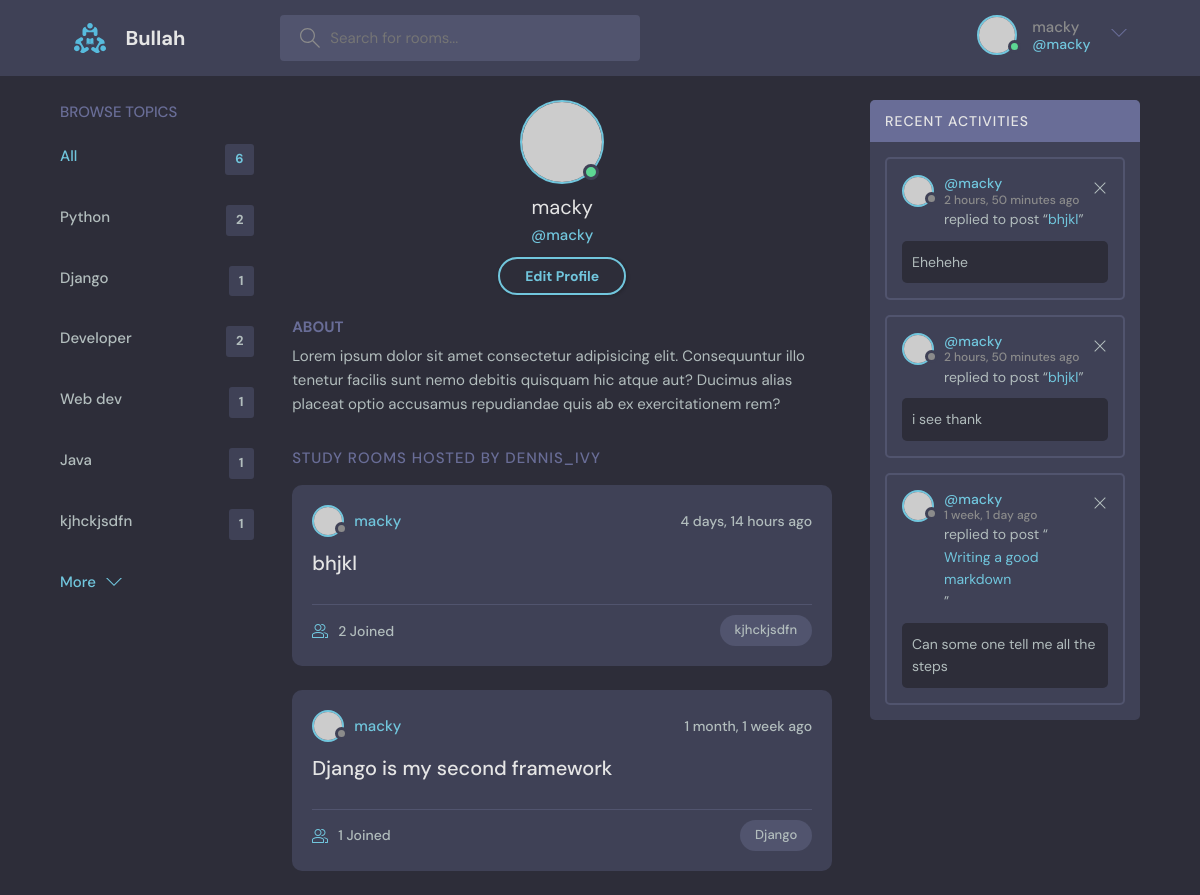
/profile/2/ (signed in), run on the app's committed database.
### base/models.py (models this page shows, shortened)
class Topic(models.Model):
    name = models.CharField(max_length=2000, null=True)

class Room(models.Model):
    host = models.ForeignKey(User, on_delete=models.SET_NULL, null=True)
    topic = models.ForeignKey(Topic, on_delete=models.SET_NULL, null=True)
    name = models.CharField(max_length=200, null=True)
    description = models.TextField(null=True, blank=True)
    participants = models.ManyToManyField(User, related_name='participants', blank=True)
    updated = models.DateTimeField(auto_now=True)
    created = models.DateTimeField(auto_now_add=True)
    class Meta:
        ordering = ['-updated', '-created']
    def __str__(self):
        return self.name

class Message(models.Model):
    user = models.ForeignKey(User, on_delete=models.CASCADE)
    room = models.ForeignKey(Room, on_delete=models.CASCADE)
    body = models.TextField(null=True)
    updated = models.DateTimeField(auto_now=True, null=True)
    created = models.DateTimeField(auto_now_add=True, null=True)
    class Meta:
        ordering = ['-updated', '-created']

### base/views.py (the view)
# urls.py: path('profile/<str:pk>/', views.user_profile, name='user-profile'),
def user_profile(request, pk):
    user = User.objects.get(id=pk)
    rooms = user.room_set.all()
    room_messages = user.message_set.all()
    topics = Topic.objects.all()
    context = {'user': user, 'rooms': rooms, 'room_messages': room_messages, 'topics': topics}
    return render(request, 'base/profile.html', context)

### base/templates/base/profile.html
{% extends 'main.html' %}
{% block content %}
    <main class="profile-page layout layout--3">
        <div class="container">
            {% include 'base/topics_component.html' %}
            <div class="roomList">
                <div class="profile">
                    <div class="profile__avatar">
                        <div class="avatar avatar--large active">
                            <img src="https://randomuser.me/api/portraits/men/11.jpg"/>
                        </div>
                    </div>
                    <div class="profile__info">
                        <h3>{{ user.username }}</h3>
                        <p>@{{ user.username }}</p>
                        {% if request.user == user %}
                            <a href="{% url 'update-profile' %}" class="btn btn--main btn--pill">Edit Profile</a>
                        {% endif %}
                    </div>
                    <div class="profile__about">
                        <h3>About</h3>
                        <p>
                            Lorem ipsum dolor sit amet consectetur adipisicing elit. Consequuntur illo tenetur
                            facilis sunt nemo debitis quisquam hic atque aut? Ducimus alias placeat optio
                            accusamus repudiandae quis ab ex exercitationem rem?
                        </p>
                    </div>
                </div>
                <div class="roomList__header">
                    <div>
                        <h2>Study Rooms Hosted by dennis_ivy</a>
                        </h2>
                    </div>
                </div>
                {% include 'base/feeds_component.html' %}
            </div>
            {% include 'base/activity_component.html' %}
        </div>
    </main>
{% endblock content %}

### templates/navbar.html (shortened to what this page needs)
{% load static %}
<header class="header header--loggedIn">
    <div class="container">
        <a href="{% url 'home' %}" class="header__logo">
            <img src="{% static 'images/logo.svg' %}"/>
            <h1>Bullah</h1>
        </a>
        <form class="header__search" method="GET" action="{% url 'home' %}">
            <label>
                <input placeholder="Search for rooms..." name="q"/>
            </label>
        </form>
        <nav class="header__menu">
            {% if request.user.is_authenticated %}
                <div class="header__user">
                    <a href="{% url 'update-profile' %}">
                        <div class="avatar avatar--medium active">
                            <img src="https://randomuser.me/api/portraits/men/37.jpg"/>
                        </div>
                        <p>{{ request.user.username }}<span>@{{ request.user.username }}</span></p>
                    </a>
                    <button class="dropdown-button">
                        <svg version="1.1" xmlns="http://www.w3.org/2000/svg"
                             width="32" height="32"
                             viewBox="0 0 32 32">
                            <title>chevron-down</title>
                            <path d="M16 21l-13-13h-3l16 16 16-16h-3l-13 13z"></path>
                        </svg>
                    </button>
                </div>
            {% else %}
                <a href="{% url 'login' %}">
                    <img src="{% static 'images/avatar.svg' %}"/>
                    <p>Login</p>
                </a>
            {% endif %}
        </nav>
    </div>
</header>

### base/templates/base/topics_component.html
<div class="topics">
    <div class="topics__header">
        <h2>Browse Topics</h2>
    </div>
    <ul class="topics__list">
        <li>
            <a href="{% url 'home' %}" class="active">All <span>{{ topics.count }}</span></a>
        </li>
        {% for topic in topics %}
            <li>
                <a href="{% url 'home' %}?q={{ topic.name }}">{{ topic.name }} <span>{{ topic.room_set.all.count }}</span></a>
            </li>
        {% endfor %}
    </ul>
    <a class="btn btn--link" href="topics.html">
        More
        <svg version="1.1" xmlns="http://www.w3.org/2000/svg" width="32" height="32" viewBox="0 0 32 32">
            <title>chevron-down</title>
            <path d="M16 21l-13-13h-3l16 16 16-16h-3l-13 13z"></path>
        </svg>
    </a>
</div>

### base/templates/base/feeds_component.html (shortened to what this page needs)
{% for room in rooms %}
    <div class="roomListRoom">
        <div class="roomListRoom__header">
            <a href="{% url 'user-profile' room.host.id %}" class="roomListRoom__author">
                <div class="avatar avatar--small">
                    <img src="https://randomuser.me/api/portraits/women/11.jpg"/>
                </div>
                <span>{{ room.host.username }}</span>
            </a>
            <div class="roomListRoom__actions">
                <span>{{ room.created | timesince }} ago</span>
            </div>
        </div>
        <div class="roomListRoom__content">
            <a href="{% url 'room' room.id %}">{{ room.name }}</a>
        </div>
        <div class="roomListRoom__meta">
            <a href="{% url 'room' room.id %}" class="roomListRoom__joined">
                {{ room.participants.all.count }} Joined
            </a>
            <p class="roomListRoom__topic">{{ room.topic.name }}</p>
        </div>
    </div>
{% endfor %}

### base/templates/base/activity_component.html
<div class="activities">
    <div class="activities__header">
        <h2>Recent Activities</h2>
    </div>
    {% for message in room_messages %}
        <div class="activities__box">
            <div class="activities__boxHeader roomListRoom__header">
                <a href="{% url 'user-profile' message.user.id %}" class="roomListRoom__author">
                    <div class="avatar avatar--small">
                        <img src="https://randomuser.me/api/portraits/women/11.jpg"/>
                    </div>
                    <p>
                        @{{ message.user }}
                        <span>{{ message.created|timesince }} ago</span>
                    </p>
                </a>
                {% if request.user == message.user %}
                    <div class="roomListRoom__actions">
                        <a href="{% url 'delete-message' message.id %}">
                            <svg version="1.1" xmlns="http://www.w3.org/2000/svg" width="32" height="32"
                                 viewBox="0 0 32 32">
                                <title>remove</title>
                                <path
                                        d="M27.314 6.019l-1.333-1.333-9.98 9.981-9.981-9.981-1.333 1.333 9.981 9.981-9.981 9.98 1.333 1.333 9.981-9.98 9.98 9.98 1.333-1.333-9.98-9.98 9.98-9.981z"
                                ></path>
                            </svg>
                        </a>
                    </div>
                {% endif %}
            </div>
            <div class="activities__boxContent">
                <p>replied to post “<a href="{% url 'room' message.room.id %}">{{ message.room}}</a>”</p>
                <div class="activities__boxRoomContent">
                    {{ message.body }}
                </div>
            </div>
        </div>
    {% endfor %}
</div>

### data on the page
Topic: name "Python", room_set.all.count "2"
Topic: name "Django", room_set.all.count "1"
Topic: name "Developer", room_set.all.count "2"
Topic: name "Web dev", room_set.all.count "1"
Topic: name "Java", room_set.all.count "1"
Topic: name "kjhckjsdfn", room_set.all.count "1"
Room: host.username "macky", created "4 days, 14 hours", name "bhjkl", participants.all.count "2", topic.name "kjhckjsdfn"
Room: host.username "macky", created "1 month, 1 week", name "Django is my second framework", participants.all.count "1", topic.name "Django"
Message: user "macky", created "2 hours, 50 minutes", room "bhjkl", body "Ehehehe"
Message: user "macky", created "2 hours, 50 minutes", room "bhjkl", body "i see thank"
Message: user "macky", created "1 week, 1 day", room "Writing a good markdown", body "Can some one tell me all the steps"

### other printed values
{{ request.user.username }} "macky"
{{ topics.count }} "6"
{{ user.username }} "macky"
